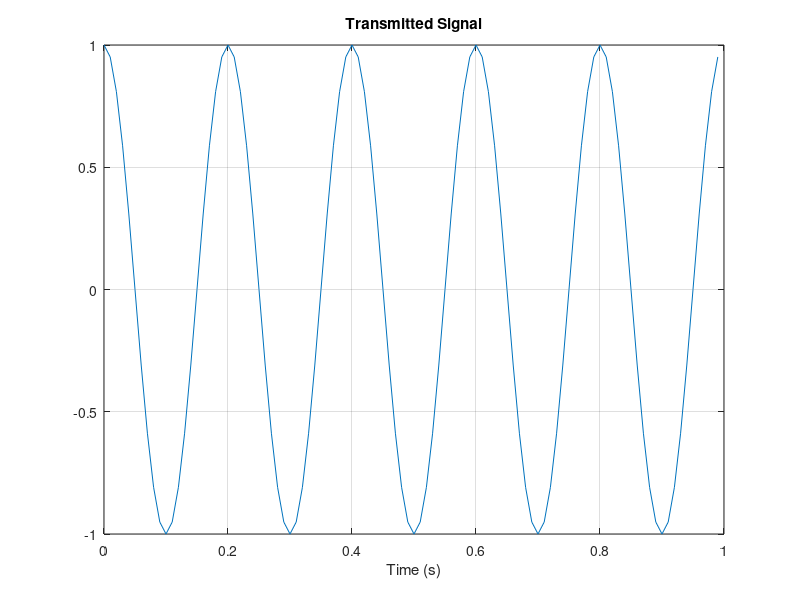
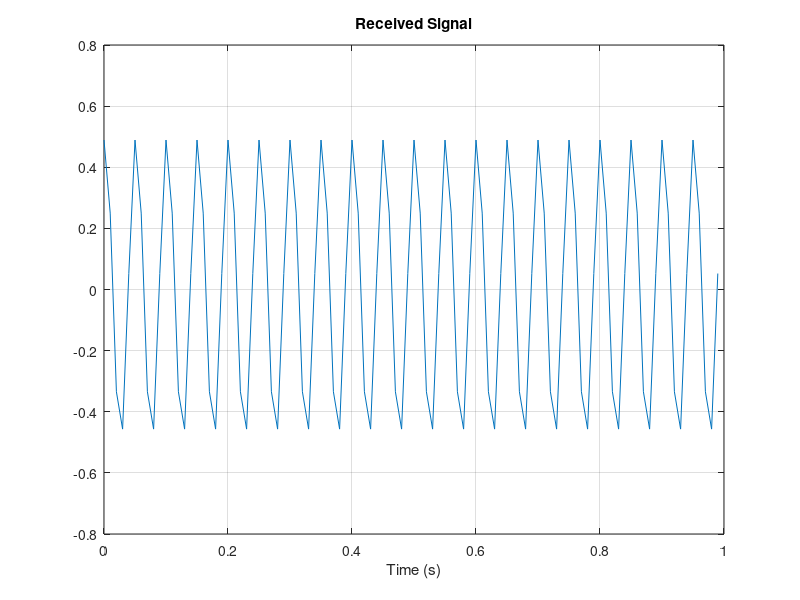

MATLAB code for these plots, in order:
clc
clear
close all

Fs=100;
fc=5;
t_end=1;
t=0:1/Fs:t_end-1/Fs; % creating time vector
x=cos(2*pi*fc*t);
V=50; %km/h is converted to m/s
R=250*1e3; % distance
alpha=0.5;
beta=0.3; 
c=3e8;
fd=beta*V; % doppler frequency
td=2/c*R;  % delay
tol=1e-5;  %tolerance
plot(t,x)
title('Transmitted Signal')
grid on
xlabel('Time (s)')
y=alpha*cos(2*pi*(fc+fd)*(t-td));
figure
plot(t,y)
title('Received Signal')
grid on
xlabel('Time (s)')



